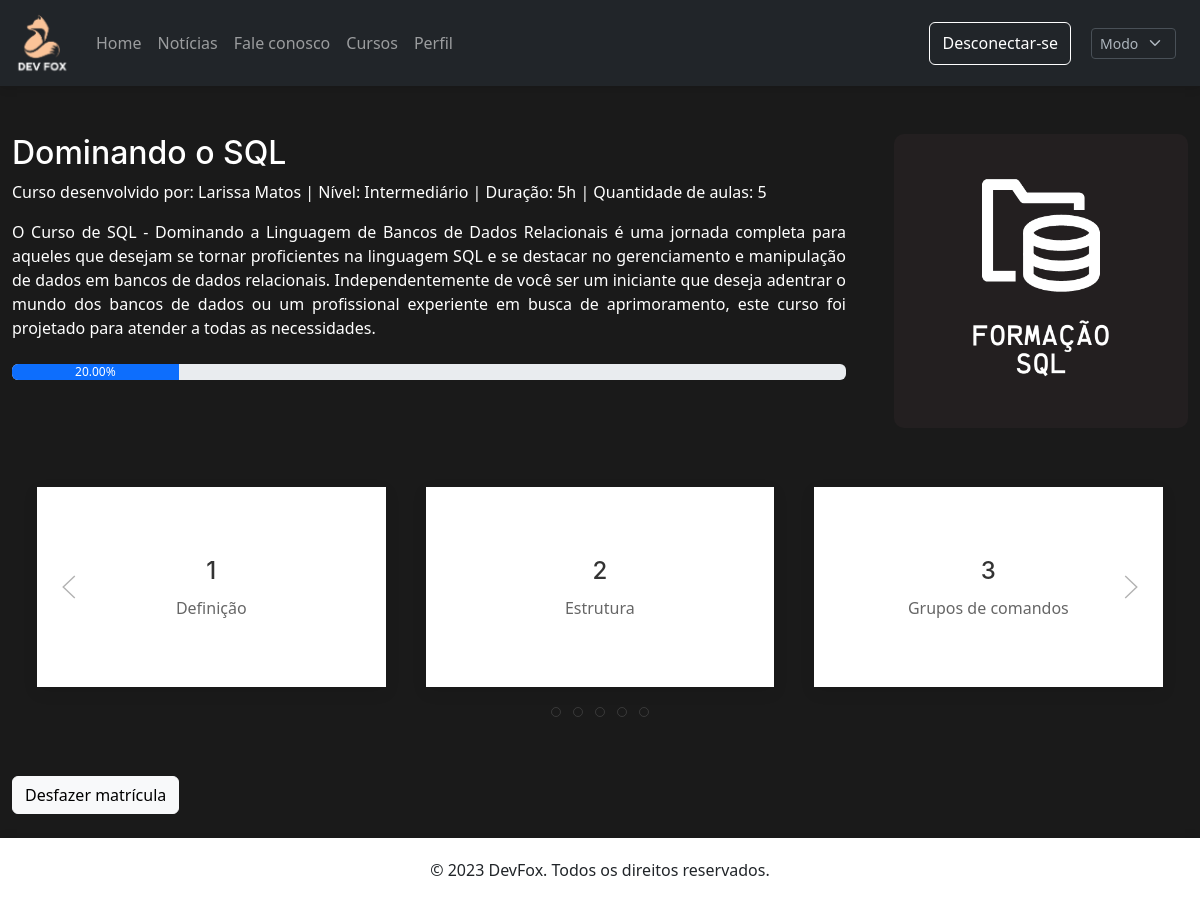
The page /registered/curso.php?id=7&idMatricula=7 (signed in) on the database its author committed.
### tables this page shows
CREATE TABLE `modo` (
  `fundo` varchar(20) NOT NULL,
  `tema` varchar(20) NOT NULL,
  `imagem` varchar(50) NOT NULL,
  `botao` varchar(20) NOT NULL,
  `fonte` varchar(20) NOT NULL
);

CREATE TABLE `curso` (
  `idCurso` int(11) NOT NULL,
  `tituloCurso` varchar(200) NOT NULL,
  `profCurso` varchar(200) NOT NULL,
  `imgCurso` varchar(1000) NOT NULL,
  `nivelCurso` varchar(50) NOT NULL,
  `duracaoCurso` varchar(20) NOT NULL,
  `descricaoCurso` varchar(2000) NOT NULL,
  `numAulasCurso` int(11) NOT NULL
);

CREATE TABLE `aula` (
  `idAula` int(11) NOT NULL,
  `tituloAula` varchar(200) NOT NULL,
  `imgAula` varchar(1000) NOT NULL,
  `videoAula` varchar(2000) NOT NULL,
  `textoAula` varchar(10000) NOT NULL,
  `idCurso` int(11) NOT NULL
);

### modo.php (called while the page is built)
<?php
        include('../conexao.php');
        $consulta = $connection->query('SELECT tema, imagem FROM modo');
        while ($linha = $consulta->fetch()) {
            $tema = $linha['tema'];
            $imagem = $linha['imagem'];
        }
?>

### registered/curso.php (the view, shortened to what this page needs)
<!DOCTYPE html>
<html lang="en">
<head>
    <?php
        include("../links.php");
    ?>
    <?php
        include('../modo.php');
    ?>
    <?php
        $idCurso = $_GET['id'];
        $consulta2 = $connection->query("SELECT tituloCurso, profCurso, imgCurso, nivelCurso, duracaoCurso, descricaoCurso, numAulasCurso FROM curso WHERE idCurso = $idCurso");
        while ($linha = $consulta2->fetch()) {
            $titulo = $linha['tituloCurso'];
            $professor = $linha['profCurso'];
            $img = $linha['imgCurso'];
            $nivel = $linha['nivelCurso'];
            $duracao = $linha['duracaoCurso'];
            $descricao = $linha['descricaoCurso'];
            $numAulas = $linha['numAulasCurso'];
        }
        $idRegistro = $_SESSION['id'];
    ?>
    <?php
        $consulta3 = $connection->query("SELECT idAula, tituloAula FROM aula WHERE idCurso = $idCurso");
    ?>
    <?php
        $idMatricula = $_GET['idMatricula'];
        $consulta5 = $connection->query("SELECT COUNT(idAulaConcluida) AS soma FROM aulaconcluida WHERE idMatricula = $idMatricula");
        while ($linha = $consulta5->fetch()) {
            $soma = $linha['soma'];
        }
        $porcentagem = number_format($soma / $numAulas * 100, 2);
    ?>
    <link rel="stylesheet" href="../css/user.php">
    <link rel="stylesheet" href="../css/card.css">
</head>
<body>
    <?php
        include("./header.php");
    ?>
    <div class="container-xxl mt-5">
        <div class="clearfix">
            <img src="<?=$img?>" class="col-md-3 float-md-end mb-5 ms-md-5" style="border-radius: 10px">
            <h2 class="curso-title"><?=$titulo?></h2>
            <p class="curso-text">Curso desenvolvido por: <?=$professor?> | Nível: <?=$nivel?> | Duração: <?=$duracao?> | Quantidade de aulas: <?=$numAulas?></p>
            <div class="curso-text" style="text-align: justify"><?=$descricao?></div>
            <br>
            <div class="progress" role="progressbar">
                <div class="progress-bar" style="width: <?=$porcentagem?>%"><?=$porcentagem?>%</div>
            </div>
        </div>
        <div class="uk-slider-container-offset" style="margin: auto" uk-slider>
            <div class="uk-position-relative uk-visible-toggle" tabindex="-1">
                <ul class="uk-slider-items uk-child-width-1-3@s uk-grid">
                    <?php
                        $i = 1;
                        while($linha = $consulta3->fetch()) {
                    ?>
                    <li>
                        <a class="curso-btn" href="./aula.php?id=<?=$linha['idAula']?>&titulo=<?=$titulo?>&num=<?=$i?>">
                        <div class="uk-card uk-card-default card-layout uk-flex uk-flex-middle uk-flex-center" style="height: 200px">
                            <div class="uk-card-body">
                                <h3 class="text-center uk-card-title"><?=$i?></h3>
                                <p class="text-center"><?=$linha['tituloAula']?></p>
                            </div>
                        </div>
                        </a>
                    </li>
                    <?php
                        $i = $i + 1;
                        }
                    ?>
                </ul>
                <a class="uk-position-center-left uk-position-small" href="#" uk-slidenav-previous uk-slider-item="previous"></a>
                <a class="uk-position-center-right uk-position-small" href="#" uk-slidenav-next uk-slider-item="next"></a>
            </div>
            <ul class="uk-slider-nav uk-dotnav uk-flex-center uk-margin"></ul>
        </div>
        <a href="./excluir-matricula.php?idRegistro=<?=$idRegistro?>&idCurso=<?=$idCurso?>" class="btn btn-light" role="button">Desfazer matrícula</a>
    </div>
    <br>
    <?php
        include('./footer.php');
    ?>
</body>
</html>

### registered/header.php (shortened to what this page needs)
<nav class="navbar navbar-expand-lg bg-<?=$tema?>" style="box-shadow: 0px 1px 10px rgba(0, 0, 0, 0.141)" data-bs-theme="<?=$tema?>">
  <div class="container-fluid">
    <a class="navbar-brand" href="./index.php"><img src="<?=$imagem?>" alt="Logo" width="60px" height="48px" class="animate__animated animate__tada"></a>
    <div class="collapse navbar-collapse animate__animated animate__slideInLeft" id="navbarNavAltMarkup">
      <div class="navbar-nav">
        <a class="nav-link" href="./index.php">Home</a>
        <a class="nav-link" href="./index.php#noticias">Notícias</a>
        <a class="nav-link" href="./contato.php">Fale conosco</a>
        <a class="nav-link" href="./cursos.php">Cursos</a>
        <a class="nav-link" data-bs-toggle="offcanvas" href="#offcanvasPerfil" aria-controls="offcanvasPerfil">Perfil</a>
      </div>
    </div>
    <div class="d-grid gap-2 d-md-flex justify-content-md-end animate__animated animate__slideInRight">
      <button class="btn btn-outline-primary btn-border-bg" type="button"><a class="nav-link" href="../logout.php">Desconectar-se</a></button>
      <button type="button" class="btn btn-special">
        <form action="../alterar-modo.php" method="post">
          <select class="form-select form-select-sm" aria-label="Default select example" name="mode" onchange="this.form.submit()">
            <option selected>Modo</option>
          </select>
        </form>
      </button>
    </div>
  </div>
</nav>

### css/card.css (style rules this page uses)
.card-layout { overflow: hidden; transition: 0.2s; cursor: pointer; }
.curso-btn, .curso-btn:hover { text-decoration: none; }

### rows shown on the page
modo: imagem (picture)
curso: imgCurso (picture), tituloCurso "Dominando o SQL", profCurso "Larissa Matos", nivelCurso "Intermediário", duracaoCurso "5h", numAulasCurso "5", descricaoCurso "O Curso de SQL - Dominando a Linguagem de Bancos de Dados Relacionais é uma jornada completa para aqueles que desejam se tornar proficientes na linguagem SQL e se destacar no gerenciamento e manipulação de dados em bancos de dados relacionais. Independentemente de você ser um iniciante que deseja adentrar o mundo dos bancos de dados ou um profissional experiente em busca de aprimoramento, este curso foi projetado para atender a todas as necessidades."
aula: tituloAula "Definição"
aula: tituloAula "Estrutura"
aula: tituloAula "Grupos de comandos"

### other values the page prints
$porcentagem "20.00"
